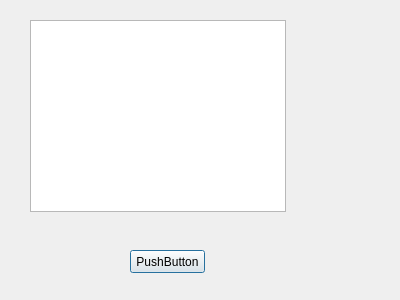
<?xml version="1.0" encoding="UTF-8"?>
<ui version="4.0">
 <class>Dialog</class>
 <widget class="QDialog" name="Dialog">
  <property name="geometry">
   <rect>
    <x>0</x>
    <y>0</y>
    <width>400</width>
    <height>300</height>
   </rect>
  </property>
  <property name="windowTitle">
   <string>Dialog</string>
  </property>
  <widget class="QLabel" name="label1">
   <property name="geometry">
    <rect>
     <x>90</x>
     <y>50</y>
     <width>221</width>
     <height>151</height>
    </rect>
   </property>
   <property name="text">
    <string/>
   </property>
  </widget>
  <widget class="QListView" name="listView">
   <property name="geometry">
    <rect>
     <x>30</x>
     <y>20</y>
     <width>256</width>
     <height>192</height>
    </rect>
   </property>
  </widget>
  <widget class="QPushButton" name="pushButton">
   <property name="geometry">
    <rect>
     <x>130</x>
     <y>250</y>
     <width>75</width>
     <height>23</height>
    </rect>
   </property>
   <property name="text">
    <string>PushButton</string>
   </property>
  </widget>
 </widget>
 <resources/>
 <connections/>
</ui>
